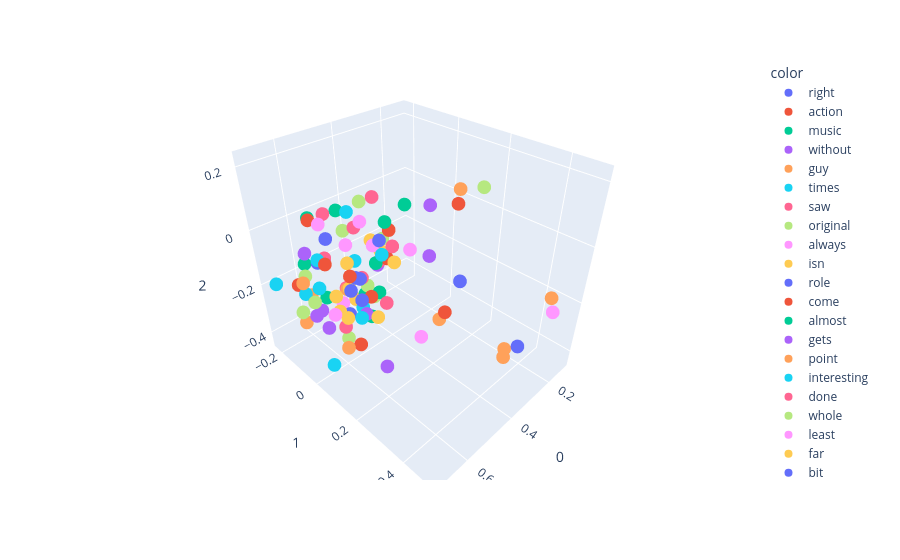

Source (notebook cell):
### Code cell
import plotly.express as px
fig = px.scatter_3d(X[200:300],x=0,y=1,z=2, color=y[200:300])
fig.show()

### Figure 1 — Plotly figure (JSON) as saved in the notebook; plotly's stock layout.template omitted (floating-point values rounded to 4 significant figures)
{"data": [{"hovertemplate": "color=right<br>0=%{x}<br>1=%{y}<br>2=%{z}<extra></extra>", "legendgroup": "right", "marker": {"color": "#636efa", "symbol": "circle"}, "mode": "markers", "name": "right", "scene": "scene", "showlegend": true, "type": "scatter3d", "x": [0.6167], "y": [-0.0226], "z": [0.01997]}, {"hovertemplate": "color=action<br>0=%{x}<br>1=%{y}<br>2=%{z}<extra></extra>", "legendgroup": "action", "marker": {"color": "#EF553B", "symbol": "circle"}, "mode": "markers", "name": "action", "scene": "scene", "showlegend": true, "type": "scatter3d", "x": [0.6477], "y": [-0.1582], "z": [-0.1963]}, {"hovertemplate": "color=music<br>0=%{x}<br>1=%{y}<br>2=%{z}<extra></extra>", "legendgroup": "music", "marker": {"color": "#00cc96", "symbol": "circle"}, "mode": "markers", "name": "music", "scene": "scene", "showlegend": true, "type": "scatter3d", "x": [0.4617], "y": [-0.06075], "z": [-0.2806]}, {"hovertemplate": "color=without<br>0=%{x}<br>1=%{y}<br>2=%{z}<extra></extra>", "legendgroup": "without", "marker": {"color": "#ab63fa", "symbol": "circle"}, "mode": "markers", "name": "without", "scene": "scene", "showlegend": true, "type": "scatter3d", "x": [0.5002], "y": [-0.224], "z": [-0.1993]}, {"hovertemplate": "color=guy<br>0=%{x}<br>1=%{y}<br>2=%{z}<extra></extra>", "legendgroup": "guy", "marker": {"color": "#FFA15A", "symbol": "circle"}, "mode": "markers", "name": "guy", "scene": "scene", "showlegend": true, "type": "scatter3d", "x": [0.4204], "y": [0.2937], "z": [0.2151]}, {"hovertemplate": "color=times<br>0=%{x}<br>1=%{y}<br>2=%{z}<extra></extra>", "legendgroup": "times", "marker": {"color": "#19d3f3", "symbol": "circle"}, "mode": "markers", "name": "times", "scene": "scene", "showlegend": true, "type": "scatter3d", "x": [0.6381], "y": [-0.05377], "z": [-0.1585]}, {"hovertemplate": "color=saw<br>0=%{x}<br>1=%{y}<br>2=%{z}<extra></extra>", "legendgroup": "saw", "marker": {"color": "#FF6692", "symbol": "circle"}, "mode": "markers", "name": "saw", "scene": "scene", "showlegend": true, "type": "scatter3d", "x": [0.4686], "y": [0.03023], "z": [-0.09981]}, {"hovertemplate": "color=original<br>0=%{x}<br>1=%{y}<br>2=%{z}<extra></extra>", "legendgroup": "original", "marker": {"color": "#B6E880", "symbol": "circle"}, "mode": "markers", "name": "original", "scene": "scene", "showlegend": true, "type": "scatter3d", "x": [0.5695], "y": [-0.02665], "z": [-0.3871]}, {"hovertemplate": "color=always<br>0=%{x}<br>1=%{y}<br>2=%{z}<extra></extra>", "legendgroup": "always", "marker": {"color": "#FF97FF", "symbol": "circle"}, "mode": "markers", "name": "always", "scene": "scene", "showlegend": true, "type": "scatter3d", "x": [0.4732], "y": [0.2142], "z": [-0.2876]}, {"hovertemplate": "color=isn<br>0=%{x}<br>1=%{y}<br>2=%{z}<extra></extra>", "legendgroup": "isn", "marker": {"color": "#FECB52", "symbol": "circle"}, "mode": "markers", "name": "isn", "scene": "scene", "showlegend": true, "type": "scatter3d", "x": [0.4817], "y": [-0.08817], "z": [-0.3068]}, {"hovertemplate": "color=role<br>0=%{x}<br>1=%{y}<br>2=%{z}<extra></extra>", "legendgroup": "role", "marker": {"color": "#636efa", "symbol": "circle"}, "mode": "markers", "name": "role", "scene": "scene", "showlegend": true, "type": "scatter3d", "x": [0.2968], "y": [0.4429], "z": [-0.2924]}, {"hovertemplate": "color=come<br>0=%{x}<br>1=%{y}<br>2=%{z}<extra></extra>", "legendgroup": "come", "marker": {"color": "#EF553B", "symbol": "circle"}, "mode": "markers", "name": "come", "scene": "scene", "showlegend": true, "type": "scatter3d", "x": [0.6721], "y": [0.04589], "z": [-0.005936]}, {"hovertemplate": "color=almost<br>0=%{x}<br>1=%{y}<br>2=%{z}<extra></extra>", "legendgroup": "almost", "marker": {"color": "#00cc96", "symbol": "circle"}, "mode": "markers", "name": "almost", "scene": "scene", "showlegend": true, "type": "scatter3d", "x": [0.5887], "y": [-0.0967], "z": [-0.2456]}, {"hovertemplate": "color=gets<br>0=%{x}<br>1=%{y}<br>2=%{z}<extra></extra>", "legendgroup": "gets", "marker": {"color": "#ab63fa", "symbol": "circle"}, "mode": "markers", "name": "gets", "scene": "scene", "showlegend": true, "type": "scatter3d", "x": [0.3715], "y": [0.1464], "z": [0.09727]}, {"hovertemplate": "color=point<br>0=%{x}<br>1=%{y}<br>2=%{z}<extra></extra>", "legendgroup": "point", "marker": {"color": "#FFA15A", "symbol": "circle"}, "mode": "markers", "name": "point", "scene": "scene", "showlegend": true, "type": "scatter3d", "x": [0.6858], "y": [-0.06031], "z": [-0.1178]}, {"hovertemplate": "color=interesting<br>0=%{x}<br>1=%{y}<br>2=%{z}<extra></extra>", "legendgroup": "interesting", "marker": {"color": "#19d3f3", "symbol": "circle"}, "mode": "markers", "name": "interesting", "scene": "scene", "showlegend": true, "type": "scatter3d", "x": [0.6485], "y": [-0.01054], "z": [-0.4438]}, {"hovertemplate": "color=done<br>0=%{x}<br>1=%{y}<br>2=%{z}<extra></extra>", "legendgroup": "done", "marker": {"color": "#FF6692", "symbol": "circle"}, "mode": "markers", "name": "done", "scene": "scene", "showlegend": true, "type": "scatter3d", "x": [0.6082], "y": [0.01998], "z": [-0.2846]}, {"hovertemplate": "color=whole<br>0=%{x}<br>1=%{y}<br>2=%{z}<extra></extra>", "legendgroup": "whole", "marker": {"color": "#B6E880", "symbol": "circle"}, "mode": "markers", "name": "whole", "scene": "scene", "showlegend": true, "type": "scatter3d", "x": [0.6329], "y": [-0.1347], "z": [-0.1581]}, {"hovertemplate": "color=least<br>0=%{x}<br>1=%{y}<br>2=%{z}<extra></extra>", "legendgroup": "least", "marker": {"color": "#FF97FF", "symbol": "circle"}, "mode": "markers", "name": "least", "scene": "scene", "showlegend": true, "type": "scatter3d", "x": [0.6379], "y": [0.01464], "z": [-0.2216]}, {"hovertemplate": "color=far<br>0=%{x}<br>1=%{y}<br>2=%{z}<extra></extra>", "legendgroup": "far", "marker": {"color": "#FECB52", "symbol": "circle"}, "mode": "markers", "name": "far", "scene": "scene", "showlegend": true, "type": "scatter3d", "x": [0.6031], "y": [-0.01016], "z": [-0.2438]}, {"hovertemplate": "color=bit<br>0=%{x}<br>1=%{y}<br>2=%{z}<extra></extra>", "legendgroup": "bit", "marker": {"color": "#636efa", "symbol": "circle"}, "mode": "markers", "name": "bit", "scene": "scene", "showlegend": true, "type": "scatter3d", "x": [0.5736], "y": [-0.000911], "z": [-0.2659]}, {"hovertemplate": "color=script<br>0=%{x}<br>1=%{y}<br>2=%{z}<extra></extra>", "legendgroup": "script", "marker": {"color": "#EF553B", "symbol": "circle"}, "mode": "markers", "name": "script", "scene": "scene", "showlegend": true, "type": "scatter3d", "x": [0.5329], "y": [-0.0121], "z": [-0.4313]}, {"hovertemplate": "color=family<br>0=%{x}<br>1=%{y}<br>2=%{z}<extra></extra>", "legendgroup": "family", "marker": {"color": "#00cc96", "symbol": "circle"}, "mode": "markers", "name": "family", "scene": "scene", "showlegend": true, "type": "scatter3d", "x": [0.5294], "y": [0.1317], "z": [0.1015]}, {"hovertemplate": "color=minutes<br>0=%{x}<br>1=%{y}<br>2=%{z}<extra></extra>", "legendgroup": "minutes", "marker": {"color": "#ab63fa", "symbol": "circle"}, "mode": "markers", "name": "minutes", "scene": "scene", "showlegend": true, "type": "scatter3d", "x": [0.6593], "y": [-0.07332], "z": [-0.03265]}, {"hovertemplate": "color=feel<br>0=%{x}<br>1=%{y}<br>2=%{z}<extra></extra>", "legendgroup": "feel", "marker": {"color": "#FFA15A", "symbol": "circle"}, "mode": "markers", "name": "feel", "scene": "scene", "showlegend": true, "type": "scatter3d", "x": [0.6593], "y": [-0.1241], "z": [-0.3238]}, {"hovertemplate": "color=ll<br>0=%{x}<br>1=%{y}<br>2=%{z}<extra></extra>", "legendgroup": "ll", "marker": {"color": "#19d3f3", "symbol": "circle"}, "mode": "markers", "name": "ll", "scene": "scene", "showlegend": true, "type": "scatter3d", "x": [0.5007], "y": [-0.05231], "z": [-0.1239]}, {"hovertemplate": "color=might<br>0=%{x}<br>1=%{y}<br>2=%{z}<extra></extra>", "legendgroup": "might", "marker": {"color": "#FF6692", "symbol": "circle"}, "mode": "markers", "name": "might", "scene": "scene", "showlegend": true, "type": "scatter3d", "x": [0.5166], "y": [-0.08794], "z": [-0.2406]}, {"hovertemplate": "color=am<br>0=%{x}<br>1=%{y}<br>2=%{z}<extra></extra>", "legendgroup": "am", "marker": {"color": "#B6E880", "symbol": "circle"}, "mode": "markers", "name": "am", "scene": "scene", "showlegend": true, "type": "scatter3d", "x": [0.4587], "y": [-0.04903], "z": [-0.2408]}, {"hovertemplate": "color=making<br>0=%{x}<br>1=%{y}<br>2=%{z}<extra></extra>", "legendgroup": "making", "marker": {"color": "#FF97FF", "symbol": "circle"}, "mode": "markers", "name": "making", "scene": "scene", "showlegend": true, "type": "scatter3d", "x": [0.6399], "y": [-0.1553], "z": [-0.2014]}, {"hovertemplate": "color=anything<br>0=%{x}<br>1=%{y}<br>2=%{z}<extra></extra>", "legendgroup": "anything", "marker": {"color": "#FECB52", "symbol": "circle"}, "mode": "markers", "name": "anything", "scene": "scene", "showlegend": true, "type": "scatter3d", "x": [0.6096], "y": [-0.01252], "z": [-0.1825]}, {"hovertemplate": "color=since<br>0=%{x}<br>1=%{y}<br>2=%{z}<extra></extra>", "legendgroup": "since", "marker": {"color": "#636efa", "symbol": "circle"}, "mode": "markers", "name": "since", "scene": "scene", "showlegend": true, "type": "scatter3d", "x": [0.5947], "y": [0.0948], "z": [-0.1444]}, {"hovertemplate": "color=tv<br>0=%{x}<br>1=%{y}<br>2=%{z}<extra></extra>", "legendgroup": "tv", "marker": {"color": "#EF553B", "symbol": "circle"}, "mode": "markers", "name": "tv", "scene": "scene", "showlegend": true, "type": "scatter3d", "x": [0.5869], "y": [0.03518], "z": [-0.09476]}, {"hovertemplate": "color=last<br>0=%{x}<br>1=%{y}<br>2=%{z}<extra></extra>", "legendgroup": "last", "marker": {"color": "#00cc96", "symbol": "circle"}, "mode": "markers", "name": "last", "scene": "scene", "showlegend": true, "type": "scatter3d", "x": [0.5331], "y": [0.09061], "z": [-0.04725]}, {"hovertemplate": "color=probably<br>0=%{x}<br>1=%{y}<br>2=%{z}<extra></extra>", "legendgroup": "probably", "marker": {"color": "#ab63fa", "symbol": "circle"}, "mode": "markers", "name": "probably", "scene": "scene", "showlegend": true, "type": "scatter3d", "x": [0.6874], "y": [-0.007279], "z": [-0.2089]}, {"hovertemplate": "color=performance<br>0=%{x}<br>1=%{y}<br>2=%{z}<extra></extra>", "legendgroup": "performance", "marker": {"color": "#FFA15A", "symbol": "circle"}, "mode": "markers", "name": "performance", "scene": "scene", "showlegend": true, "type": "scatter3d", "x": [0.2958], "y": [0.3982], "z": [-0.3689]}, {"hovertemplate": "color=kind<br>0=%{x}<br>1=%{y}<br>2=%{z}<extra></extra>", "legendgroup": "kind", "marker": {"color": "#19d3f3", "symbol": "circle"}, "mode": "markers", "name": "kind", "scene": "scene", "showlegend": true, "type": "scatter3d", "x": [0.6506], "y": [-0.1169], "z": [-0.208]}, {"hovertemplate": "color=away<br>0=%{x}<br>1=%{y}<br>2=%{z}<extra></extra>", "legendgroup": "away", "marker": {"color": "#FF6692", "symbol": "circle"}, "mode": "markers", "name": "away", "scene": "scene", "showlegend": true, "type": "scatter3d", "x": [0.5432], "y": [0.01288], "z": [0.04094]}, {"hovertemplate": "color=girl<br>0=%{x}<br>1=%{y}<br>2=%{z}<extra></extra>", "legendgroup": "girl", "marker": {"color": "#B6E880", "symbol": "circle"}, "mode": "markers", "name": "girl", "scene": "scene", "showlegend": true, "type": "scatter3d", "x": [0.3853], "y": [0.3379], "z": [0.2232]}, {"hovertemplate": "color=yet<br>0=%{x}<br>1=%{y}<br>2=%{z}<extra></extra>", "legendgroup": "yet", "marker": {"color": "#FF97FF", "symbol": "circle"}, "mode": "markers", "name": "yet", "scene": "scene", "showlegend": true, "type": "scatter3d", "x": [0.5707], "y": [-0.03546], "z": [-0.2431]}, {"hovertemplate": "color=fun<br>0=%{x}<br>1=%{y}<br>2=%{z}<extra></extra>", "legendgroup": "fun", "marker": {"color": "#FECB52", "symbol": "circle"}, "mode": "markers", "name": "fun", "scene": "scene", "showlegend": true, "type": "scatter3d", "x": [0.5966], "y": [0.02057], "z": [-0.2552]}, {"hovertemplate": "color=anyone<br>0=%{x}<br>1=%{y}<br>2=%{z}<extra></extra>", "legendgroup": "anyone", "marker": {"color": "#636efa", "symbol": "circle"}, "mode": "markers", "name": "anyone", "scene": "scene", "showlegend": true, "type": "scatter3d", "x": [0.5386], "y": [-0.00334], "z": [-0.1449]}, {"hovertemplate": "color=woman<br>0=%{x}<br>1=%{y}<br>2=%{z}<extra></extra>", "legendgroup": "woman", "marker": {"color": "#EF553B", "symbol": "circle"}, "mode": "markers", "name": "woman", "scene": "scene", "showlegend": true, "type": "scatter3d", "x": [0.3941], "y": [0.2673], "z": [0.1553]}, {"hovertemplate": "color=worst<br>0=%{x}<br>1=%{y}<br>2=%{z}<extra></extra>", "legendgroup": "worst", "marker": {"color": "#00cc96", "symbol": "circle"}, "mode": "markers", "name": "worst", "scene": "scene", "showlegend": true, "type": "scatter3d", "x": [0.4515], "y": [0.001504], "z": [-0.2455]}, {"hovertemplate": "color=sure<br>0=%{x}<br>1=%{y}<br>2=%{z}<extra></extra>", "legendgroup": "sure", "marker": {"color": "#ab63fa", "symbol": "circle"}, "mode": "markers", "name": "sure", "scene": "scene", "showlegend": true, "type": "scatter3d", "x": [0.6772], "y": [0.03451], "z": [-0.2363]}, {"hovertemplate": "color=rather<br>0=%{x}<br>1=%{y}<br>2=%{z}<extra></extra>", "legendgroup": "rather", "marker": {"color": "#FFA15A", "symbol": "circle"}, "mode": "markers", "name": "rather", "scene": "scene", "showlegend": true, "type": "scatter3d", "x": [0.5318], "y": [-0.06235], "z": [-0.2237]}, {"hovertemplate": "color=hard<br>0=%{x}<br>1=%{y}<br>2=%{z}<extra></extra>", "legendgroup": "hard", "marker": {"color": "#19d3f3", "symbol": "circle"}, "mode": "markers", "name": "hard", "scene": "scene", "showlegend": true, "type": "scatter3d", "x": [0.5267], "y": [0.007473], "z": [-0.2609]}, {"hovertemplate": "color=day<br>0=%{x}<br>1=%{y}<br>2=%{z}<extra></extra>", "legendgroup": "day", "marker": {"color": "#FF6692", "symbol": "circle"}, "mode": "markers", "name": "day", "scene": "scene", "showlegend": true, "type": "scatter3d", "x": [0.5405], "y": [0.09831], "z": [0.1665]}, {"hovertemplate": "color=each<br>0=%{x}<br>1=%{y}<br>2=%{z}<extra></extra>", "legendgroup": "each", "marker": {"color": "#B6E880", "symbol": "circle"}, "mode": "markers", "name": "each", "scene": "scene", "showlegend": true, "type": "scatter3d", "x": [0.543], "y": [-0.04144], "z": [0.007676]}, {"hovertemplate": "color=played<br>0=%{x}<br>1=%{y}<br>2=%{z}<extra></extra>", "legendgroup": "played", "marker": {"color": "#FF97FF", "symbol": "circle"}, "mode": "markers", "name": "played", "scene": "scene", "showlegend": true, "type": "scatter3d", "x": [0.2227], "y": [0.496], "z": [-0.1722]}, {"hovertemplate": "color=found<br>0=%{x}<br>1=%{y}<br>2=%{z}<extra></extra>", "legendgroup": "found", "marker": {"color": "#FECB52", "symbol": "circle"}, "mode": "markers", "name": "found", "scene": "scene", "showlegend": true, "type": "scatter3d", "x": [0.5339], "y": [-0.04621], "z": [-0.2111]}, {"hovertemplate": "color=looking<br>0=%{x}<br>1=%{y}<br>2=%{z}<extra></extra>", "legendgroup": "looking", "marker": {"color": "#636efa", "symbol": "circle"}, "mode": "markers", "name": "looking", "scene": "scene", "showlegend": true, "type": "scatter3d", "x": [0.5251], "y": [0.1004], "z": [0.02907]}, {"hovertemplate": "color=screen<br>0=%{x}<br>1=%{y}<br>2=%{z}<extra></extra>", "legendgroup": "screen", "marker": {"color": "#EF553B", "symbol": "circle"}, "mode": "markers", "name": "screen", "scene": "scene", "showlegend": true, "type": "scatter3d", "x": [0.5506], "y": [0.08278], "z": [-0.1632]}, {"hovertemplate": "color=our<br>0=%{x}<br>1=%{y}<br>2=%{z}<extra></extra>", "legendgroup": "our", "marker": {"color": "#00cc96", "symbol": "circle"}, "mode": "markers", "name": "our", "scene": "scene", "showlegend": true, "type": "scatter3d", "x": [0.4953], "y": [-0.1355], "z": [0.02003]}, {"hovertemplate": "color=although<br>0=%{x}<br>1=%{y}<br>2=%{z}<extra></extra>", "legendgroup": "although", "marker": {"color": "#ab63fa", "symbol": "circle"}, "mode": "markers", "name": "although", "scene": "scene", "showlegend": true, "type": "scatter3d", "x": [0.5617], "y": [0.1534], "z": [-0.3946]}, {"hovertemplate": "color=especially<br>0=%{x}<br>1=%{y}<br>2=%{z}<extra></extra>", "legendgroup": "especially", "marker": {"color": "#FFA15A", "symbol": "circle"}, "mode": "markers", "name": "especially", "scene": "scene", "showlegend": true, "type": "scatter3d", "x": [0.3458], "y": [0.1712], "z": [-0.3214]}, {"hovertemplate": "color=believe<br>0=%{x}<br>1=%{y}<br>2=%{z}<extra></extra>", "legendgroup": "believe", "marker": {"color": "#19d3f3", "symbol": "circle"}, "mode": "markers", "name": "believe", "scene": "scene", "showlegend": true, "type": "scatter3d", "x": [0.5847], "y": [0.07457], "z": [-0.2294]}, {"hovertemplate": "color=dvd<br>0=%{x}<br>1=%{y}<br>2=%{z}<extra></extra>", "legendgroup": "dvd", "marker": {"color": "#FF6692", "symbol": "circle"}, "mode": "markers", "name": "dvd", "scene": "scene", "showlegend": true, "type": "scatter3d", "x": [0.5865], "y": [-0.08746], "z": [-0.09018]}, {"hovertemplate": "color=having<br>0=%{x}<br>1=%{y}<br>2=%{z}<extra></extra>", "legendgroup": "having", "marker": {"color": "#B6E880", "symbol": "circle"}, "mode": "markers", "name": "having", "scene": "scene", "showlegend": true, "type": "scatter3d", "x": [0.4819], "y": [0.06359], "z": [-8.715e-07]}, {"hovertemplate": "color=trying<br>0=%{x}<br>1=%{y}<br>2=%{z}<extra></extra>", "legendgroup": "trying", "marker": {"color": "#FF97FF", "symbol": "circle"}, "mode": "markers", "name": "trying", "scene": "scene", "showlegend": true, "type": "scatter3d", "x": [0.5365], "y": [0.08528], "z": [0.01125]}, {"hovertemplate": "color=course<br>0=%{x}<br>1=%{y}<br>2=%{z}<extra></extra>", "legendgroup": "course", "marker": {"color": "#FECB52", "symbol": "circle"}, "mode": "markers", "name": "course", "scene": "scene", "showlegend": true, "type": "scatter3d", "x": [0.4945], "y": [0.1261], "z": [-0.04617]}, {"hovertemplate": "color=everything<br>0=%{x}<br>1=%{y}<br>2=%{z}<extra></extra>", "legendgroup": "everything", "marker": {"color": "#636efa", "symbol": "circle"}, "mode": "markers", "name": "everything", "scene": "scene", "showlegend": true, "type": "scatter3d", "x": [0.6238], "y": [-0.06834], "z": [-0.07953]}, {"hovertemplate": "color=set<br>0=%{x}<br>1=%{y}<br>2=%{z}<extra></extra>", "legendgroup": "set", "marker": {"color": "#EF553B", "symbol": "circle"}, "mode": "markers", "name": "set", "scene": "scene", "showlegend": true, "type": "scatter3d", "x": [0.6262], "y": [-0.08691], "z": [0.05766]}, {"hovertemplate": "color=goes<br>0=%{x}<br>1=%{y}<br>2=%{z}<extra></extra>", "legendgroup": "goes", "marker": {"color": "#00cc96", "symbol": "circle"}, "mode": "markers", "name": "goes", "scene": "scene", "showlegend": true, "type": "scatter3d", "x": [0.4385], "y": [0.1128], "z": [0.1119]}, {"hovertemplate": "color=book<br>0=%{x}<br>1=%{y}<br>2=%{z}<extra></extra>", "legendgroup": "book", "marker": {"color": "#ab63fa", "symbol": "circle"}, "mode": "markers", "name": "book", "scene": "scene", "showlegend": true, "type": "scatter3d", "x": [0.5636], "y": [0.07134], "z": [-0.2283]}, {"hovertemplate": "color=ending<br>0=%{x}<br>1=%{y}<br>2=%{z}<extra></extra>", "legendgroup": "ending", "marker": {"color": "#FFA15A", "symbol": "circle"}, "mode": "markers", "name": "ending", "scene": "scene", "showlegend": true, "type": "scatter3d", "x": [0.6207], "y": [-0.1346], "z": [-0.2388]}, {"hovertemplate": "color=put<br>0=%{x}<br>1=%{y}<br>2=%{z}<extra></extra>", "legendgroup": "put", "marker": {"color": "#19d3f3", "symbol": "circle"}, "mode": "markers", "name": "put", "scene": "scene", "showlegend": true, "type": "scatter3d", "x": [0.663], "y": [-0.004201], "z": [-0.02042]}, {"hovertemplate": "color=comes<br>0=%{x}<br>1=%{y}<br>2=%{z}<extra></extra>", "legendgroup": "comes", "marker": {"color": "#FF6692", "symbol": "circle"}, "mode": "markers", "name": "comes", "scene": "scene", "showlegend": true, "type": "scatter3d", "x": [0.4769], "y": [0.1001], "z": [-0.01212]}, {"hovertemplate": "color=maybe<br>0=%{x}<br>1=%{y}<br>2=%{z}<extra></extra>", "legendgroup": "maybe", "marker": {"color": "#B6E880", "symbol": "circle"}, "mode": "markers", "name": "maybe", "scene": "scene", "showlegend": true, "type": "scatter3d", "x": [0.6585], "y": [-0.05615], "z": [-0.2023]}, {"hovertemplate": "color=place<br>0=%{x}<br>1=%{y}<br>2=%{z}<extra></extra>", "legendgroup": "place", "marker": {"color": "#FF97FF", "symbol": "circle"}, "mode": "markers", "name": "place", "scene": "scene", "showlegend": true, "type": "scatter3d", "x": [0.6266], "y": [-0.03566], "z": [0.06528]}, {"hovertemplate": "color=let<br>0=%{x}<br>1=%{y}<br>2=%{z}<extra></extra>", "legendgroup": "let", "marker": {"color": "#FECB52", "symbol": "circle"}, "mode": "markers", "name": "let", "scene": "scene", "showlegend": true, "type": "scatter3d", "x": [0.5313], "y": [-0.05058], "z": [-0.1173]}, {"hovertemplate": "color=shows<br>0=%{x}<br>1=%{y}<br>2=%{z}<extra></extra>", "legendgroup": "shows", "marker": {"color": "#636efa", "symbol": "circle"}, "mode": "markers", "name": "shows", "scene": "scene", "showlegend": true, "type": "scatter3d", "x": [0.5372], "y": [0.01692], "z": [-0.1389]}, {"hovertemplate": "color=three<br>0=%{x}<br>1=%{y}<br>2=%{z}<extra></extra>", "legendgroup": "three", "marker": {"color": "#EF553B", "symbol": "circle"}, "mode": "markers", "name": "three", "scene": "scene", "showlegend": true, "type": "scatter3d", "x": [0.4619], "y": [0.07011], "z": [0.02292]}, {"hovertemplate": "color=worth<br>0=%{x}<br>1=%{y}<br>2=%{z}<extra></extra>", "legendgroup": "worth", "marker": {"color": "#00cc96", "symbol": "circle"}, "mode": "markers", "name": "worth", "scene": "scene", "showlegend": true, "type": "scatter3d", "x": [0.4739], "y": [-0.01693], "z": [-0.3451]}, {"hovertemplate": "color=different<br>0=%{x}<br>1=%{y}<br>2=%{z}<extra></extra>", "legendgroup": "different", "marker": {"color": "#ab63fa", "symbol": "circle"}, "mode": "markers", "name": "different", "scene": "scene", "showlegend": true, "type": "scatter3d", "x": [0.6419], "y": [-0.0486], "z": [-0.2398]}, {"hovertemplate": "color=actor<br>0=%{x}<br>1=%{y}<br>2=%{z}<extra></extra>", "legendgroup": "actor", "marker": {"color": "#FFA15A", "symbol": "circle"}, "mode": "markers", "name": "actor", "scene": "scene", "showlegend": true, "type": "scatter3d", "x": [0.3217], "y": [0.4142], "z": [-0.3052]}, {"hovertemplate": "color=once<br>0=%{x}<br>1=%{y}<br>2=%{z}<extra></extra>", "legendgroup": "once", "marker": {"color": "#19d3f3", "symbol": "circle"}, "mode": "markers", "name": "once", "scene": "scene", "showlegend": true, "type": "scatter3d", "x": [0.5499], "y": [0.1387], "z": [0.01169]}, {"hovertemplate": "color=main<br>0=%{x}<br>1=%{y}<br>2=%{z}<extra></extra>", "legendgroup": "main", "marker": {"color": "#FF6692", "symbol": "circle"}, "mode": "markers", "name": "main", "scene": "scene", "showlegend": true, "type": "scatter3d", "x": [0.491], "y": [0.08137], "z": [-0.2215]}, {"hovertemplate": "color=sense<br>0=%{x}<br>1=%{y}<br>2=%{z}<extra></extra>", "legendgroup": "sense", "marker": {"color": "#B6E880", "symbol": "circle"}, "mode": "markers", "name": "sense", "scene": "scene", "showlegend": true, "type": "scatter3d", "x": [0.6625], "y": [-0.1306], "z": [-0.2833]}, {"hovertemplate": "color=someone<br>0=%{x}<br>1=%{y}<br>2=%{z}<extra></extra>", "legendgroup": "someone", "marker": {"color": "#FF97FF", "symbol": "circle"}, "mode": "markers", "name": "someone", "scene": "scene", "showlegend": true, "type": "scatter3d", "x": [0.5637], "y": [0.06919], "z": [0.09102]}, {"hovertemplate": "color=american<br>0=%{x}<br>1=%{y}<br>2=%{z}<extra></extra>", "legendgroup": "american", "marker": {"color": "#FECB52", "symbol": "circle"}, "mode": "markers", "name": "american", "scene": "scene", "showlegend": true, "type": "scatter3d", "x": [0.4712], "y": [0.03991], "z": [-0.05769]}, {"hovertemplate": "color=reason<br>0=%{x}<br>1=%{y}<br>2=%{z}<extra></extra>", "legendgroup": "reason", "marker": {"color": "#636efa", "symbol": "circle"}, "mode": "markers", "name": "reason", "scene": "scene", "showlegend": true, "type": "scatter3d", "x": [0.6103], "y": [0.06695], "z": [-0.1175]}, {"hovertemplate": "color=play<br>0=%{x}<br>1=%{y}<br>2=%{z}<extra></extra>", "legendgroup": "play", "marker": {"color": "#EF553B", "symbol": "circle"}, "mode": "markers", "name": "play", "scene": "scene", "showlegend": true, "type": "scatter3d", "x": [0.4546], "y": [0.2885], "z": [-0.1576]}, {"hovertemplate": "color=effects<br>0=%{x}<br>1=%{y}<br>2=%{z}<extra></extra>", "legendgroup": "effects", "marker": {"color": "#00cc96", "symbol": "circle"}, "mode": "markers", "name": "effects", "scene": "scene", "showlegend": true, "type": "scatter3d", "x": [0.5906], "y": [-0.2015], "z": [-0.1645]}, {"hovertemplate": "color=looks<br>0=%{x}<br>1=%{y}<br>2=%{z}<extra></extra>", "legendgroup": "looks", "marker": {"color": "#ab63fa", "symbol": "circle"}, "mode": "markers", "name": "looks", "scene": "scene", "showlegend": true, "type": "scatter3d", "x": [0.3602], "y": [0.1352], "z": [-0.08351]}, {"hovertemplate": "color=true<br>0=%{x}<br>1=%{y}<br>2=%{z}<extra></extra>", "legendgroup": "true", "marker": {"color": "#FFA15A", "symbol": "circle"}, "mode": "markers", "name": "true", "scene": "scene", "showlegend": true, "type": "scatter3d", "x": [0.5834], "y": [-0.01266], "z": [-0.4129]}, {"hovertemplate": "color=money<br>0=%{x}<br>1=%{y}<br>2=%{z}<extra></extra>", "legendgroup": "money", "marker": {"color": "#19d3f3", "symbol": "circle"}, "mode": "markers", "name": "money", "scene": "scene", "showlegend": true, "type": "scatter3d", "x": [0.6089], "y": [0.07571], "z": [0.1406]}, {"hovertemplate": "color=watched<br>0=%{x}<br>1=%{y}<br>2=%{z}<extra></extra>", "legendgroup": "watched", "marker": {"color": "#FF6692", "symbol": "circle"}, "mode": "markers", "name": "watched", "scene": "scene", "showlegend": true, "type": "scatter3d", "x": [0.515], "y": [-0.002627], "z": [-0.1561]}, {"hovertemplate": "color=wasn<br>0=%{x}<br>1=%{y}<br>2=%{z}<extra></extra>", "legendgroup": "wasn", "marker": {"color": "#B6E880", "symbol": "circle"}, "mode": "markers", "name": "wasn", "scene": "scene", "showlegend": true, "type": "scatter3d", "x": [0.4661], "y": [-0.00763], "z": [-0.2588]}, {"hovertemplate": "color=year<br>0=%{x}<br>1=%{y}<br>2=%{z}<extra></extra>", "legendgroup": "year", "marker": {"color": "#FF97FF", "symbol": "circle"}, "mode": "markers", "name": "year", "scene": "scene", "showlegend": true, "type": "scatter3d", "x": [0.4556], "y": [0.1505], "z": [-0.009828]}, {"hovertemplate": "color=everyone<br>0=%{x}<br>1=%{y}<br>2=%{z}<extra></extra>", "legendgroup": "everyone", "marker": {"color": "#FECB52", "symbol": "circle"}, "mode": "markers", "name": "everyone", "scene": "scene", "showlegend": true, "type": "scatter3d", "x": [0.5252], "y": [0.06312], "z": [0.01353]}, {"hovertemplate": "color=job<br>0=%{x}<br>1=%{y}<br>2=%{z}<extra></extra>", "legendgroup": "job", "marker": {"color": "#636efa", "symbol": "circle"}, "mode": "markers", "name": "job", "scene": "scene", "showlegend": true, "type": "scatter3d", "x": [0.3965], "y": [0.2894], "z": [-0.07899]}, {"hovertemplate": "color=together<br>0=%{x}<br>1=%{y}<br>2=%{z}<extra></extra>", "legendgroup": "together", "marker": {"color": "#EF553B", "symbol": "circle"}, "mode": "markers", "name": "together", "scene": "scene", "showlegend": true, "type": "scatter3d", "x": [0.4552], "y": [0.05008], "z": [-0.08758]}, {"hovertemplate": "color=war<br>0=%{x}<br>1=%{y}<br>2=%{z}<extra></extra>", "legendgroup": "war", "marker": {"color": "#00cc96", "symbol": "circle"}, "mode": "markers", "name": "war", "scene": "scene", "showlegend": true, "type": "scatter3d", "x": [0.5938], "y": [-0.142], "z": [0.02994]}, {"hovertemplate": "color=high<br>0=%{x}<br>1=%{y}<br>2=%{z}<extra></extra>", "legendgroup": "high", "marker": {"color": "#ab63fa", "symbol": "circle"}, "mode": "markers", "name": "high", "scene": "scene", "showlegend": true, "type": "scatter3d", "x": [0.4666], "y": [0.01734], "z": [-0.1216]}, {"hovertemplate": "color=plays<br>0=%{x}<br>1=%{y}<br>2=%{z}<extra></extra>", "legendgroup": "plays", "marker": {"color": "#FFA15A", "symbol": "circle"}, "mode": "markers", "name": "plays", "scene": "scene", "showlegend": true, "type": "scatter3d", "x": [0.1117], "y": [0.4291], "z": [-0.2206]}, {"hovertemplate": "color=audience<br>0=%{x}<br>1=%{y}<br>2=%{z}<extra></extra>", "legendgroup": "audience", "marker": {"color": "#19d3f3", "symbol": "circle"}, "mode": "markers", "name": "audience", "scene": "scene", "showlegend": true, "type": "scatter3d", "x": [0.7096], "y": [-0.182], "z": [-0.1731]}, {"hovertemplate": "color=instead<br>0=%{x}<br>1=%{y}<br>2=%{z}<extra></extra>", "legendgroup": "instead", "marker": {"color": "#FF6692", "symbol": "circle"}, "mode": "markers", "name": "instead", "scene": "scene", "showlegend": true, "type": "scatter3d", "x": [0.5485], "y": [-0.1269], "z": [0.03159]}, {"hovertemplate": "color=during<br>0=%{x}<br>1=%{y}<br>2=%{z}<extra></extra>", "legendgroup": "during", "marker": {"color": "#B6E880", "symbol": "circle"}, "mode": "markers", "name": "during", "scene": "scene", "showlegend": true, "type": "scatter3d", "x": [0.4674], "y": [-0.05254], "z": [0.07085]}, {"hovertemplate": "color=half<br>0=%{x}<br>1=%{y}<br>2=%{z}<extra></extra>", "legendgroup": "half", "marker": {"color": "#FF97FF", "symbol": "circle"}, "mode": "markers", "name": "half", "scene": "scene", "showlegend": true, "type": "scatter3d", "x": [0.5557], "y": [-0.01572], "z": [-0.02459]}, {"hovertemplate": "color=said<br>0=%{x}<br>1=%{y}<br>2=%{z}<extra></extra>", "legendgroup": "said", "marker": {"color": "#FECB52", "symbol": "circle"}, "mode": "markers", "name": "said", "scene": "scene", "showlegend": true, "type": "scatter3d", "x": [0.5515], "y": [0.11], "z": [-0.2249]}], "layout": {"legend": {"title": {"text": "color"}, "tracegroupgap": 0}, "margin": {"t": 60}, "scene": {"domain": {"x": [0, 1], "y": [0, 1]}, "xaxis": {"title": {"text": "0"}}, "yaxis": {"title": {"text": "1"}}, "zaxis": {"title": {"text": "2"}}}}}
